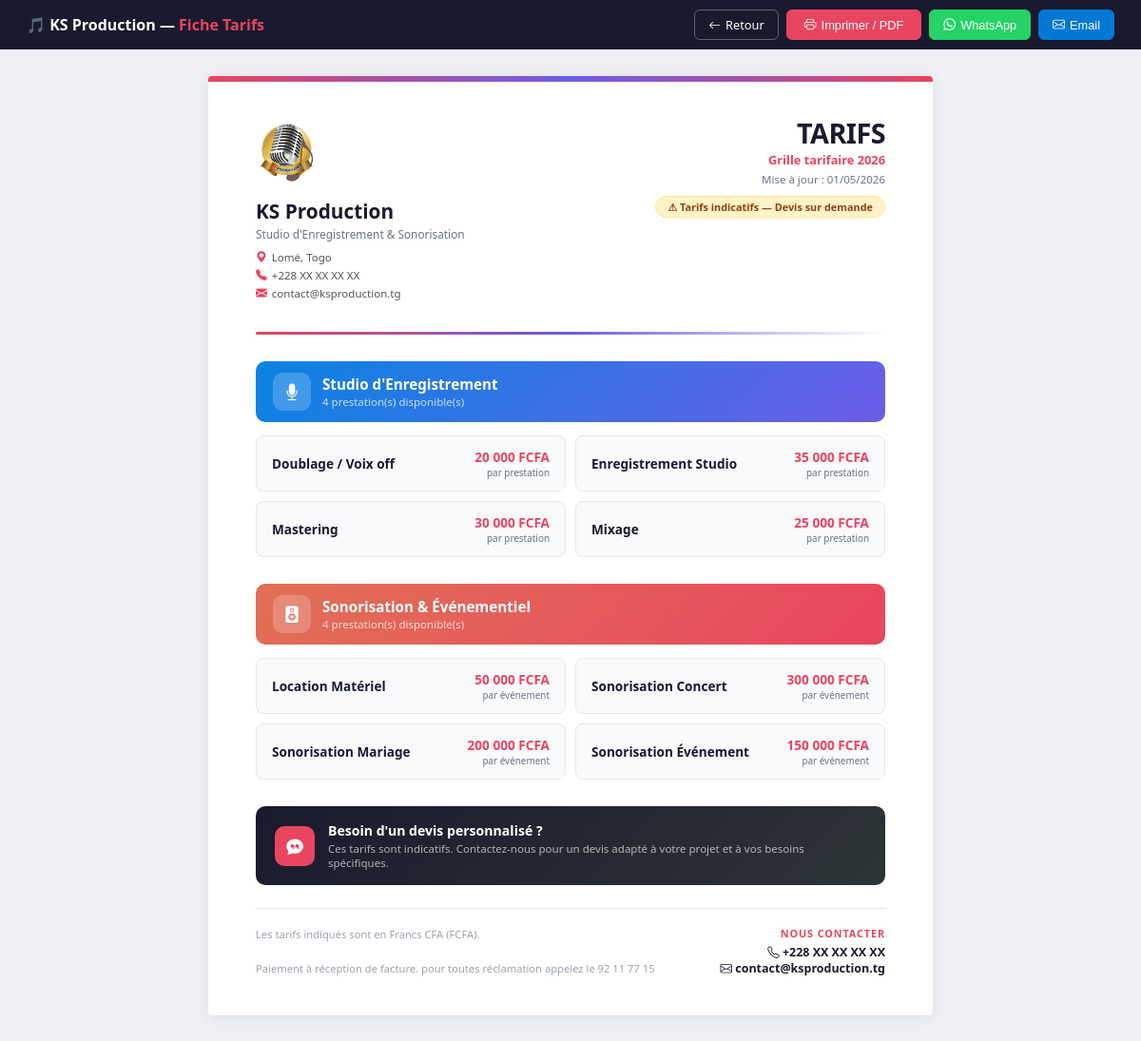
Page /services/fiche-tarifs (signed in) on the committed database.
### database.py (models this page shows)
class Parametres(db.Model):
    __tablename__         = 'parametres'
    id                    = db.Column(db.Integer, primary_key=True)
    nom_entreprise        = db.Column(db.String(100), default='KS Production')
    slogan                = db.Column(db.String(200), default="Studio d'Enregistrement & Sonorisation")
    adresse               = db.Column(db.String(200), default='Lomé, Togo')
    telephone             = db.Column(db.String(50),  default='+228 XX XX XX XX')
    email                 = db.Column(db.String(100), default='contact@ksproduction.tg')
    site_web              = db.Column(db.String(100), default='')
    nif                   = db.Column(db.String(50),  default='')
    rccm                  = db.Column(db.String(50),  default='')
    couleur_principale    = db.Column(db.String(10),  default='#e94560')
    mentions_legales      = db.Column(db.Text, default='Paiement à réception de facture. Tout retard de paiement entraîne des pénalités.')
    coordonnees_bancaires = db.Column(db.Text, default='')
    logo_filename         = db.Column(db.String(200), default='')
    cachet_filename       = db.Column(db.String(200), default='')

class Service(db.Model):
    __tablename__ = 'services'
    id      = db.Column(db.Integer, primary_key=True)
    section = db.Column(db.String(50), nullable=False)
    libelle = db.Column(db.String(200), nullable=False)
    prix    = db.Column(db.Float, default=0)
    actif   = db.Column(db.Boolean, default=True)

### app.py (the view)
@app.route('/services/fiche-tarifs')
def fiche_tarifs():
    if 'username' not in session: return redirect(url_for('login'))
    params = Parametres.query.first()
    return render_template('fiche_tarifs.html',
        params=params, username=session['username'], role=session['role'],
        services_studio=Service.query.filter_by(section='Studio', actif=True).order_by(Service.libelle).all(),
        services_sono=Service.query.filter_by(section='Sonorisation', actif=True).order_by(Service.libelle).all(),
        services_autres=Service.query.filter(Service.section.notin_(['Studio','Sonorisation']), Service.actif==True).order_by(Service.libelle).all(),
        date_maj=datetime.now().strftime('%d/%m/%Y'), annee=datetime.now().year,
    )

### templates/fiche_tarifs.html (shortened to what this page needs)
<!DOCTYPE html>
<html lang="fr">
<head>
    <link href="https://cdn.jsdelivr.net/npm/bootstrap-icons@1.10.5/font/bootstrap-icons.css" rel="stylesheet">
</head>
<body>
<div class="action-bar d-print-none">
    <div class="brand">🎵 {{ params.nom_entreprise }} — <em>Fiche Tarifs</em></div>
    <div style="display:flex; gap:8px;">
        <a href="/services" class="btn-act"><i class="bi bi-arrow-left"></i> Retour</a>
        <button onclick="window.print()" class="btn-act btn-print">
            <i class="bi bi-printer"></i> Imprimer / PDF
        </button>
        <button id="btnWhatsApp" class="btn-act" style="background:#25D366;border-color:#25D366;">
            <i class="bi bi-whatsapp"></i> WhatsApp
        </button>
        <button id="btnEmail" class="btn-act" style="background:#0078d4;border-color:#0078d4;">
            <i class="bi bi-envelope"></i> Email
        </button>
    </div>
</div>
<div class="page-wrap">
<div class="fiche">
    <div class="top-band"></div>
    <div class="fiche-inner">
        <div class="entete">
            <div class="logo-zone">
                {% if params.logo_filename %}
                    <img src="/static/uploads/{{ params.logo_filename }}" alt="Logo">
                {% else %}
                    <div class="logo-placeholder">🎵</div>
                {% endif %}
                <div class="company-name">{{ params.nom_entreprise }}</div>
                <div class="company-tag">{{ params.slogan }}</div>
                <div class="company-contacts">
                    {% if params.adresse %}
                    <div><i class="bi bi-geo-alt-fill"></i> {{ params.adresse }}</div>
                    {% endif %}
                    {% if params.telephone %}
                    <div><i class="bi bi-telephone-fill"></i> {{ params.telephone }}</div>
                    {% endif %}
                    {% if params.email %}
                    <div><i class="bi bi-envelope-fill"></i> {{ params.email }}</div>
                    {% endif %}
                </div>
            </div>
            <div class="titre-zone">
                <div class="fiche-titre">TARIFS</div>
                <div class="fiche-sous-titre">Grille tarifaire {{ annee }}</div>
                <div class="fiche-date">Mise à jour : {{ date_maj }}</div>
                <div><span class="non-contractuel">⚠ Tarifs indicatifs — Devis sur demande</span></div>
            </div>
        </div>
        <div class="sep"></div>
        {% if services_studio %}
        <div class="section-block">
            <div class="section-header studio">
                <div class="section-icon"><i class="bi bi-mic-fill"></i></div>
                <div class="section-info">
                    <div class="s-nom">Studio d'Enregistrement</div>
                    <div class="s-desc">{{ services_studio|length }} prestation(s) disponible(s)</div>
                </div>
            </div>
            <div class="services-grid">
                {% for svc in services_studio %}
                <div class="service-item">
                    <span class="service-nom">{{ svc.libelle }}</span>
                    <span class="service-prix">
                        {{ "{:,.0f}".format(svc.prix).replace(',', ' ') }} FCFA
                        <small>par prestation</small>
                    </span>
                </div>
                {% endfor %}
            </div>
        </div>
        {% endif %}
        {% if services_sono %}
        <div class="section-block">
            <div class="section-header sono">
                <div class="section-icon"><i class="bi bi-speaker-fill"></i></div>
                <div class="section-info">
                    <div class="s-nom">Sonorisation & Événementiel</div>
                    <div class="s-desc">{{ services_sono|length }} prestation(s) disponible(s)</div>
                </div>
            </div>
            <div class="services-grid">
                {% for svc in services_sono %}
                <div class="service-item">
                    <span class="service-nom">{{ svc.libelle }}</span>
                    <span class="service-prix">
                        {{ "{:,.0f}".format(svc.prix).replace(',', ' ') }} FCFA
                        <small>par événement</small>
                    </span>
                </div>
                {% endfor %}
            </div>
        </div>
        {% endif %}
        <div class="mention-devis">
            <div class="icon-wrap"><i class="bi bi-chat-quote-fill"></i></div>
            <div>
                <div class="md-title">Besoin d'un devis personnalisé ?</div>
                <div class="md-text">Ces tarifs sont indicatifs. Contactez-nous pour un devis adapté à votre projet et à vos besoins spécifiques.</div>
            </div>
        </div>
        <div class="fiche-footer">
            <div class="footer-left">
                Les tarifs indiqués sont en Francs CFA (FCFA).<br>
                {% if params.rccm %}RCCM : {{ params.rccm }}{% endif %}<br>
                {{ params.mentions_legales or 'Paiement à réception de facture.' }}
            </div>
            <div class="footer-right">
                <div class="contact-label">Nous contacter</div>
                {% if params.telephone %}<div class="contact-info"><i class="bi bi-telephone"></i> {{ params.telephone }}</div>{% endif %}
                {% if params.email %}<div class="contact-info"><i class="bi bi-envelope"></i> {{ params.email }}</div>{% endif %}
            </div>
        </div>
    </div>
</div>
</div>
</body>
</html>

### rows in the picture
Parametres: nom_entreprise "KS Production", logo_filename (picture), slogan "Studio d'Enregistrement & Sonorisation", adresse "Lomé, Togo", telephone "+228 XX XX XX XX", email "contact@ksproduction.tg", mentions_legales "Paiement à réception de facture. pour toutes réclamation appelez le 92 11 77 15"
Service: libelle "Doublage / Voix off", prix "20 000"
Service: libelle "Enregistrement Studio", prix "35 000"
Service: libelle "Mastering", prix "30 000"
Service: libelle "Mixage", prix "25 000"
Service: libelle "Location Matériel", prix "50 000"
Service: libelle "Sonorisation Concert", prix "300 000"
Service: libelle "Sonorisation Mariage", prix "200 000"
Service: libelle "Sonorisation Événement", prix "150 000"

### other values in the picture
{{ services_studio|length }} "4"
{{ services_sono|length }} "4"
